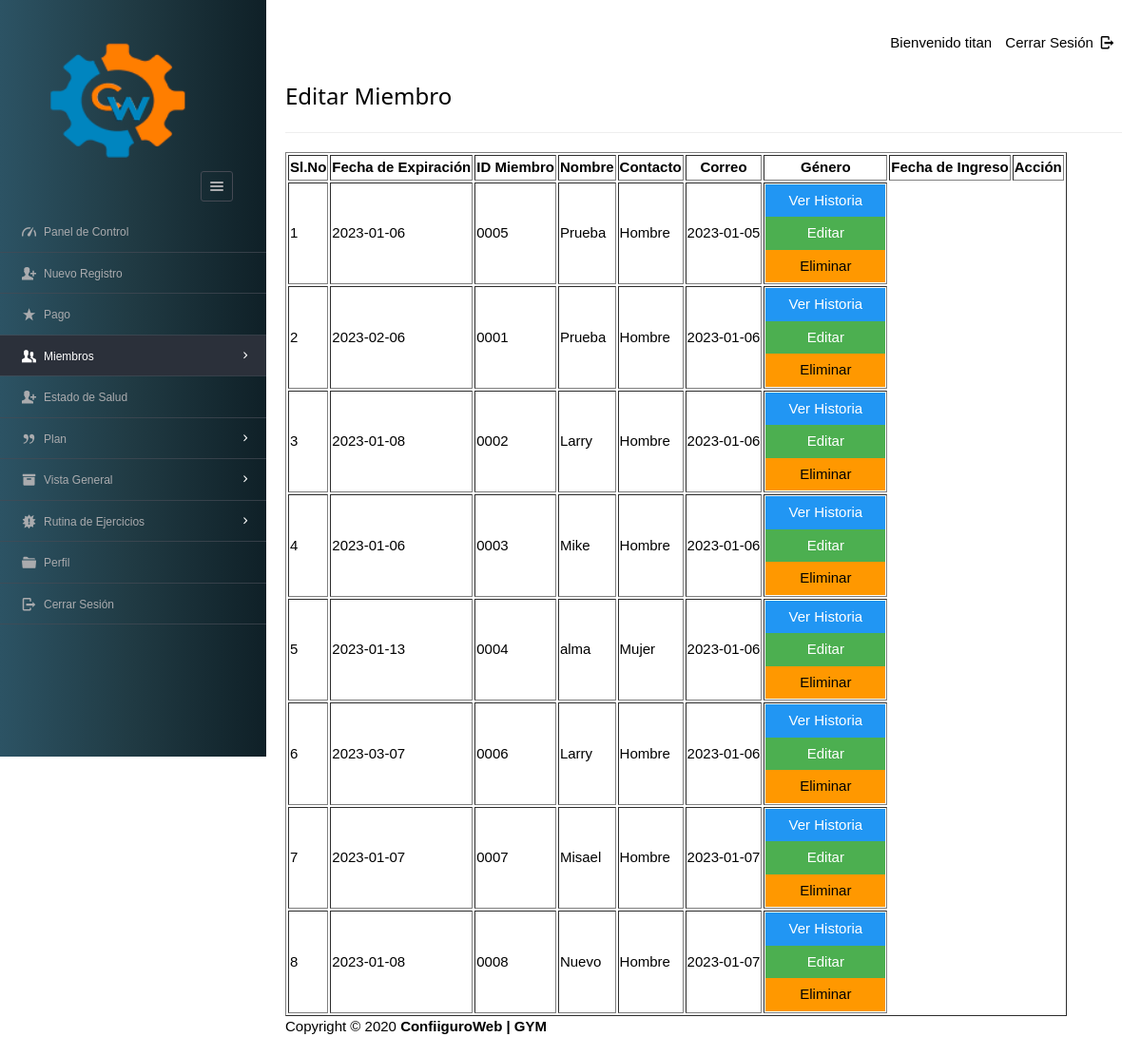
The app's page /dashboard/admin/view_mem.php (signed in) with its own data.
### tables this page shows
CREATE TABLE `enrolls_to` (
  `et_id` int(5) NOT NULL,
  `pid` varchar(8) NOT NULL,
  `paid_date` varchar(15) DEFAULT NULL,
  `expire` varchar(15) DEFAULT NULL,
  `startDate` varchar(15) NOT NULL,
  `renewal` varchar(15) DEFAULT NULL,
  `uid` int(4) UNSIGNED ZEROFILL DEFAULT NULL
);

CREATE TABLE `users` (
  `userid` int(4) UNSIGNED ZEROFILL NOT NULL,
  `username` varchar(40) NOT NULL,
  `gender` varchar(8) NOT NULL,
  `phone` varchar(15) NOT NULL,
  `dob` varchar(10) NOT NULL,
  `joining_date` varchar(10) NOT NULL
);

### dashboard/admin/view_mem.php (the view, shortened to what this page needs)
<?php
require '../../include/db_conn.php';
?>
<!DOCTYPE html>
<html lang="es">
<head>
    <link rel="stylesheet" href="../../css/style.css"  id="style-resource-5">
    <link rel="stylesheet" href="../../css/dashMain.css">
    <link rel="stylesheet" type="text/css" href="../../css/entypo.css">
	<link href="a1style.css" rel="stylesheet" type="text/css">
</head>
    <body class="page-body  page-fade" onload="collapseSidebar()">
    	<div class="page-container sidebar-collapsed" id="navbarcollapse">
		<div class="sidebar-menu">
			<header class="logo-env">
			<div class="logo">
				<a href="main.php">
					<img src="../../images/logo.png" alt="" width="192" height="80" />
				</a>
			</div>
					<div class="sidebar-collapse" onclick="collapseSidebar()">
				<a href="#" class="sidebar-collapse-icon with-animation">
					<i class="entypo-menu"></i>
				</a>
			</div>
			</header>
    		<?php include('nav.php'); ?>
    	</div>
    		<div class="main-content">
				<div class="row">
					<div class="col-md-6 col-sm-8 clearfix">
					</div>
					<div class="col-md-6 col-sm-4 clearfix hidden-xs">
						<ul class="list-inline links-list pull-right">
							<li>Bienvenido <?php echo $_SESSION['full_name']; ?>
							</li>
							<li>
								<a href="logout.php">
									Cerrar Sesión <i class="entypo-logout right"></i>
								</a>
							</li>
						</ul>
					</div>
				</div>
		<h3>Editar Miembro</h3>
		<hr />
		<table class="table table-bordered datatable" id="table-1" border=1>
			<thead>
				<tr><h2>
					<th>Sl.No</th>
					<th>Fecha de Expiración</th>
					<th>ID Miembro</th>
					<th>Nombre</th>
					<th>Contacto</th>
					<th>Correo</th>
					<th>Género</th>
					<th>Fecha de Ingreso</th>
					<th>Acción</th></h2>
				</tr>
			</thead>
				<tbody>
						<?php
							$query  = "select * from users ORDER BY joining_date";
							$result = mysqli_query($con, $query);
							$sno    = 1;
							if (mysqli_affected_rows($con) != 0) {
							    while ($row = mysqli_fetch_array($result, MYSQLI_ASSOC)) {
							        $uid   = $row['userid'];
							        $query1  = "select * from enrolls_to WHERE uid='$uid' AND renewal='yes'";
							        $result1 = mysqli_query($con, $query1);
							        if (mysqli_affected_rows($con) == 1) {
							            while ($row1 = mysqli_fetch_array($result1, MYSQLI_ASSOC)) {
							                echo "<tr><td>".$sno."</td>";
							                echo "<td>" . $row1['expire'] . "</td>";
							                echo "<td>" . $row['userid'] . "</td>";
							                echo "<td>" . $row['username'] . "</td>";
							                echo "<td>" . $row['gender'] . "</td>";
							                echo "<td>" . $row['joining_date'] ."</td>";
							                $sno++;
							                echo "<td><form action='read_member.php' method='post'><input type='hidden' name='name' value='" . $uid . "'/><input type='submit' class='a1-btn a1-blue' id='button1' value='Ver Historia ' class='btn btn-info'/></form><form action='edit_member.php' method='post'><input type='hidden'  name='name' value='" . $uid . "'/><input type='submit' class='a1-btn a1-green' id='button1' value='Editar' class='btn btn-warning'/></form><form action='del_member.php' method='post' onsubmit='return ConfirmDelete()'><input type='hidden' name='name' value='" . $uid . "'/><input type='submit' value='Eliminar' width='20px' id='button1' class='a1-btn a1-orange'/></form></td></tr>";
							            }
							        }
							    }
							}
						?>
					</tbody>
				</table>
			<?php include('footer.php'); ?>
    	</div>
    </body>
</html>

### css/style.css (style rules this page uses)
html { font-size: 62.5%; font-family: sans-serif; }
div { display: block; }
body { font-family: "Noto Sans", sans-serif, "Helvetica Neue", Helvetica, Arial, sans-serif; font-size: 12px; line-height: 1.428571429; display: block; margin: 0; }
*, *:before, *:after { box-sizing: border-box; }
a { text-decoration: none; background: transparent; }
img { vertical-align: middle; }
img { border: 0; }
.logo img { width: 220px; height: 200px; }
input, button, select, textarea { font-family: inherit; font-size: inherit; line-height: inherit; }
button, input { line-height: normal; }
button, input, select, textarea { font-family: inherit; font-size: 100%; margin: 0; }
input { background-color: white; cursor: text; padding: 1px; border-width: 2px; border-style: inset; border-color: initial; border-image: initial; }
input, textarea, select, button { text-rendering: auto; color: initial; letter-spacing: normal; word-spacing: normal; text-transform: none; text-indent: 0px; text-shadow: none; display: inline-block; text-align: start; margin: 0em; font: 400 13.3333px Arial; }
button, html input[type="button"], input[type="reset"], input[type="submit"] { cursor: pointer; }
a { color: #373e4a; text-decoration: none; }
a { background: transparent; }
a { color: #373e4a; }
.page-container { position: relative; padding-left: 280px; }
.page-container .sidebar-menu { position: absolute; width: 280px; top: 0; left: 0; bottom: 0; background: #0F2027; background: -webkit-linear-gradient(to right, #2C5364, #203A43, #0F2027); background: linear-gradient(to right, #2C5364, #203A43, #0F2027); color: #aaabae; z-index: 1; min-height: 796px; box-sizing: border-box; }
.page-container .sidebar-menu .logo-env { width: 100%; padding: 35px; padding-bottom: 10px; box-sizing: border-box; }
.page-container .sidebar-menu .logo-env:before, .page-container .sidebar-menu .logo-env:after { content: " "; display: table; }
.page-container .sidebar-menu .logo-env > div { display: block; vertical-align: middle; white-space: nowrap; float: left; }
.page-container .sidebar-menu .logo-env > div > a { display: inline-block; color: #aaabae; }
.page-container .sidebar-menu .logo-env > div.sidebar-collapse, .page-container .sidebar-menu .logo-env > div.sidebar-mobile-menu { position: relative; float: right; }
.page-container .sidebar-menu .logo-env > div.sidebar-collapse a, .page-container .sidebar-menu .logo-env > div.sidebar-mobile-menu a { display: inline-block; border: 1px solid #454a54; text-align: center; padding: 0; line-height: 1; font-size: 20px; font-weight: 300; padding: 5px 2px; background-clip: padding-box; border-radius: 3px; transition: all 200ms ease-in-out; }
.page-container .sidebar-menu .logo-env .logo img { width: 180px; height: 150px; }
.page-container .sidebar-menu .logo-env:after { clear: both; }
ul, ol { margin-top: 0; margin-bottom: 8.5px; }
ul, menu, dir { display: block; list-style-type: disc; }
li { display: list-item; }
i, cite, em, var, address, dfn { font-style: italic; }

### css/entypo.css (style rules this page uses)
[class^="entypo-"]:before, [class*=" entypo-"]:before { font-family: "entypo"; font-style: normal; font-weight: normal; speak: none; display: inline-block; text-decoration: inherit; width: 1em; margin-right: .2em; text-align: center; font-variant: normal; text-transform: none; line-height: 1em; margin-left: .2em; }
.entypo-menu:before { content: '\e811'; }
.entypo-logout:before { content: '\e85d'; }

### dashboard/admin/view_mem.php (style rules this page uses)
#button1 { width:126px; }

### records on screen
users: userid "0005", username "Prueba", gender "Hombre", joining_date "2023-01-05"
enrolls_to: expire "2023-01-06"
users: userid "0001", username "Prueba", gender "Hombre", joining_date "2023-01-06"
enrolls_to: expire "2023-02-06"
users: userid "0002", username "Larry", gender "Hombre", joining_date "2023-01-06"
enrolls_to: expire "2023-01-08"
users: userid "0003", username "Mike", gender "Hombre", joining_date "2023-01-06"
enrolls_to: expire "2023-01-06"
users: userid "0004", username "alma", gender "Mujer", joining_date "2023-01-06"
enrolls_to: expire "2023-01-13"
users: userid "0006", username "Larry", gender "Hombre", joining_date "2023-01-06"
enrolls_to: expire "2023-03-07"
users: userid "0007", username "Misael", gender "Hombre", joining_date "2023-01-07"
enrolls_to: expire "2023-01-07"
users: userid "0008", username "Nuevo", gender "Hombre", joining_date "2023-01-07"
enrolls_to: expire "2023-01-08"

### other values on screen
$_SESSION['full_name'] "titan"
